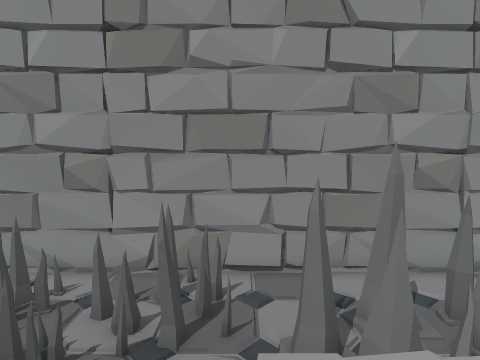
View 1 (above)

21 first-person views from a walk through a scene from a Unity 3-D project. The camera is 1.4 m above the floor, tilts 6° down and sees 70° across. The floor is counted in squares, 1 m on a side. Each view is taken from the middle of a square. On the plan, view 1 faces up. The plan holds only what a view shows up to about 15 squares ahead; the rest is blank. The place goes on beyond the plan. The player character is not drawn.

View 2
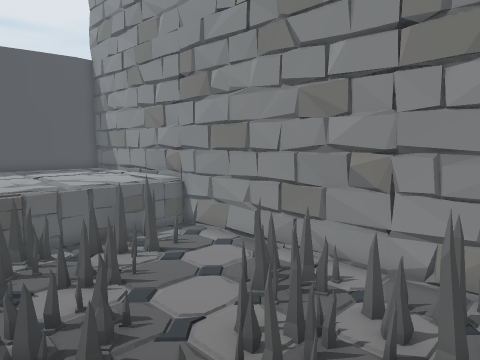

View 3
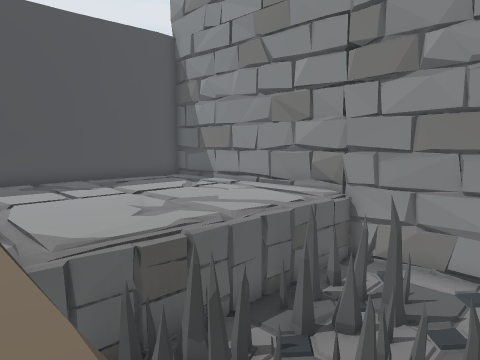

View 4
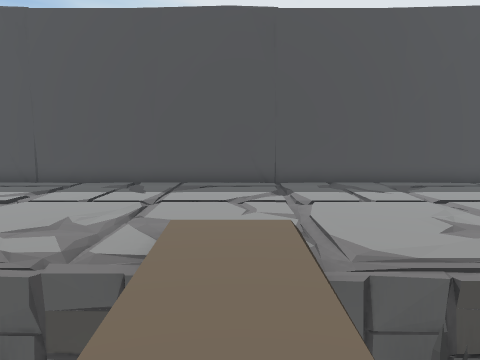

View 5
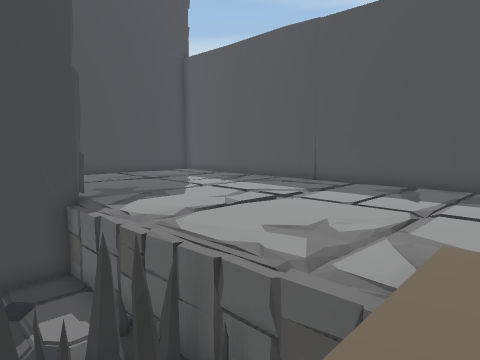

View 6
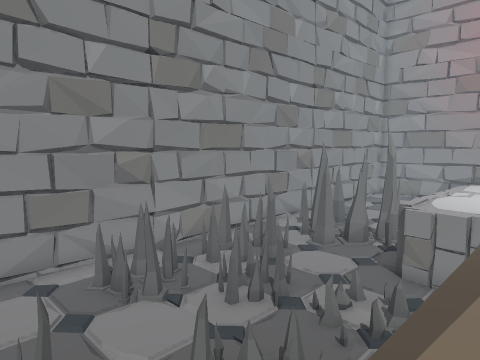

View 7
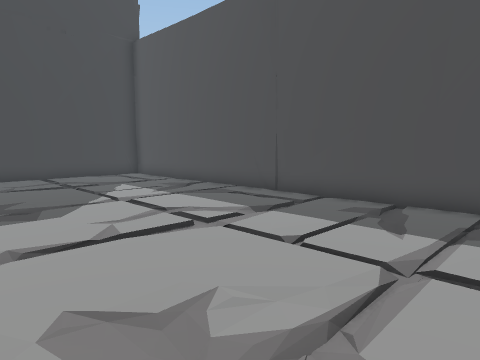

View 8
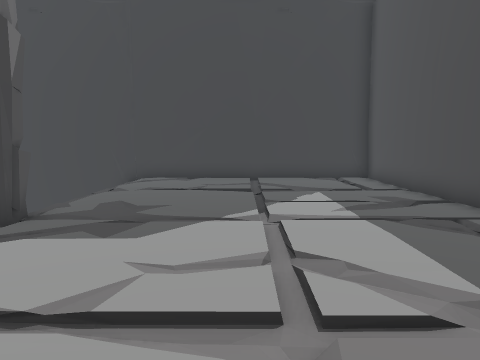

View 9
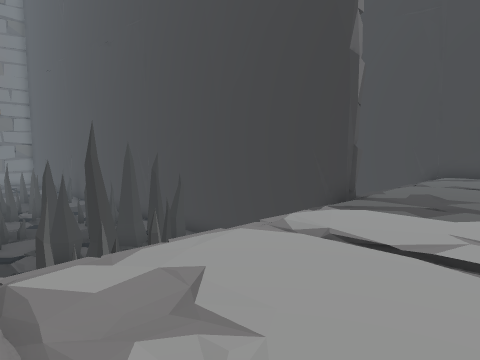

View 10
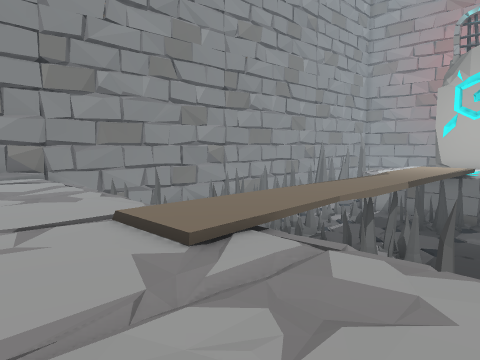

View 11
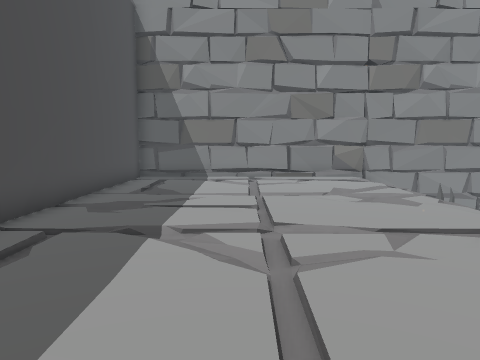

View 12
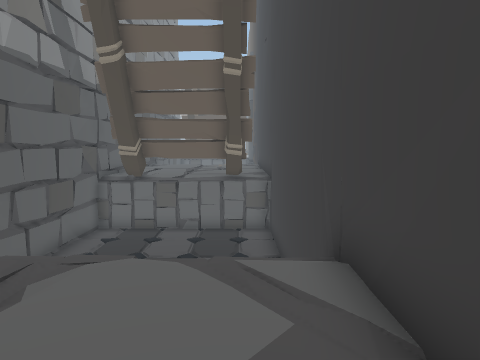

View 13
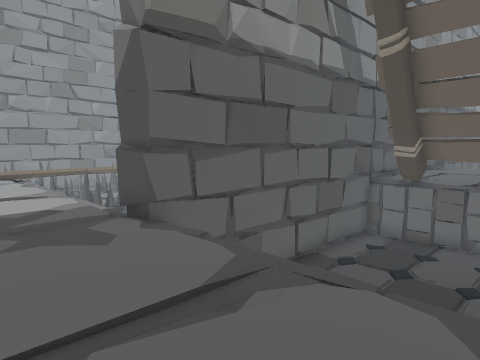

View 14
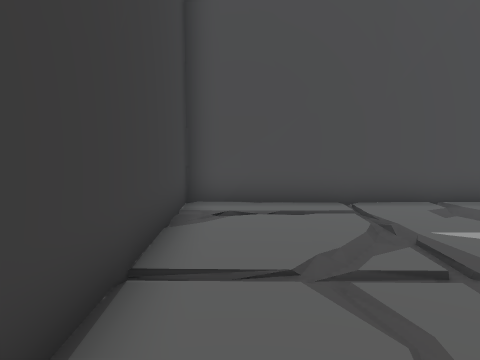

View 15
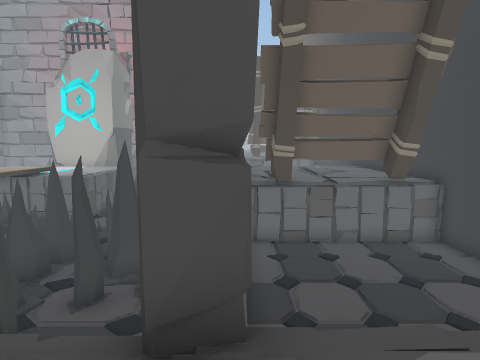

View 16
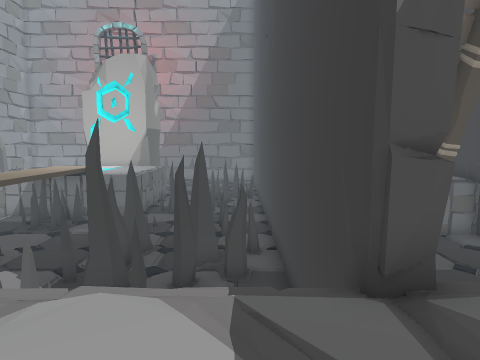

View 17
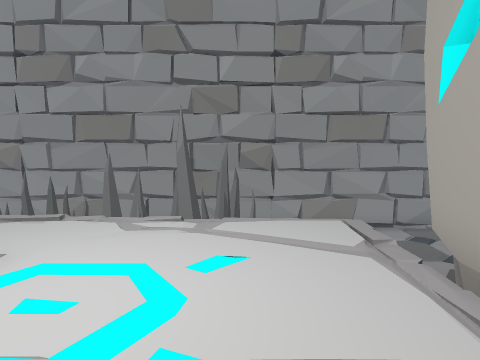

View 18
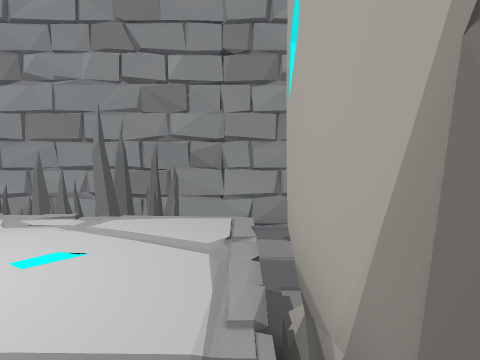

View 19
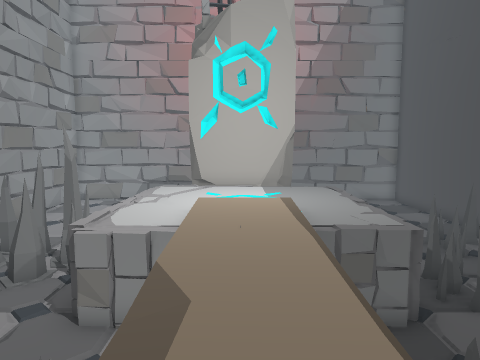

View 20
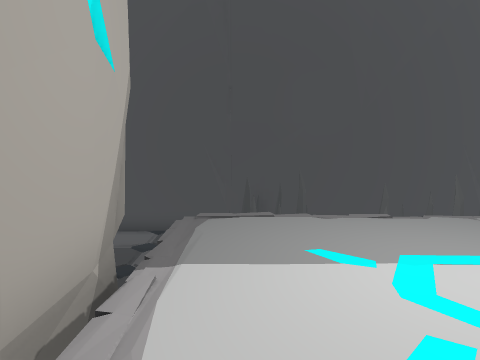

View 21
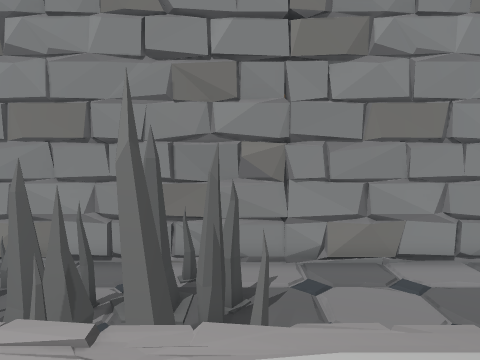

### Floor plan
Key: @ floor where view 1 was taken; # wall or solid block; . main floor; : floor 0.25 m higher than the main floor; / step, stairs or slope; v drop or lower ground.
Columns run from 24 left of view 1 to 10 right of it. Each row starts with its distance up from view 1.
 10  ##################################
  9 ##.........vvvvvvvvvvvvvvvvvvvvvvvv
  8 #..........vvvvvvvvvvvvvvvvvvvvvvvv
  7 #..........vvvvvvvvvvvvvvvv#vvvvvvv
  6 #..........vvvvvvvvvvvvvvvvvvvvvvvv
  5 #..........vvvvvvvvvvvvvvvvvvv  vvv
  4 #..........vvvvvvvvvvvvvvvvvv   v v
  3 #./........vvvvvvvvvvvvvvvvvvvvvv
  2 #..........vvvvvvvvvvvvv........v
  1 #..........vv  vvvvvvvvv/.......#
  0 #........::vvvvvvvvvvvvv@//....v#
 -1 #........:::::::::::::::::/....v#
 -2 #........:/vvvvvvvvvv:::::/.....#
 -3 #..........v    vvvvvvvvv......v#
 -4 #..........vv  vvvvvvvvv........
 -5 #./........vvv vvvvvv vvvvvvvvvv
 -6 #..........vvv vvvvvvvvvvvvv     v
 -7 #..........vvvvvvvvvvvvv vvvv    v
 -8 #..........vvvvvvvvvvv   vvvvvv  vv
 -9 #..........vvvvvvvvvvvv  v  vvvv vv
-10 #..........vvvvvvvv vv       vvv vv
-11 #..........vvvvvvvvvvvvvvvvvvvvvvvv
-12 #..........############
-13 #./........v  vvvvvv##
-14 #..........v  vvvvvv##
-15 #..........v  vvvvvvv#
-16 #..........v  vvvvvvv#
-17 #..........v  vvvvvv##
-18 #..........v    vvvv##
-19 #........###vvvvvvvv#
-20 ########## ##

Where each view was taken, in squares from view 1:
view 1: 0 up, 0 right, facing up
view 2: 0 up, 0 right, facing up-left
view 3: 1 down, 8 left, facing up-left
view 4: 1 down, 9 left, facing left
view 5: 1 down, 10 left, facing down-left
view 6: 1 down, 10 left, facing up-right
view 7: 2 down, 14 left, facing down-left
view 8: 5 down, 18 left, facing down
view 9: 3 down, 18 left, facing down-right
view 10: 6 down, 18 left, facing up-right
view 11: 5 down, 19 left, facing up
view 12: 18 down, 18 left, facing right
view 13: 18 down, 17 left, facing up-right
view 14: 18 down, 15 left, facing left
view 15: 12 down, 16 left, facing right
view 16: 10 down, 17 left, facing right
view 17: 4 down, 5 right, facing up
view 18: 4 down, 7 right, facing up
view 19: 1 down, 7 left, facing right
view 20: 2 up, 6 right, facing down
view 21: 0 up, 5 right, facing up
